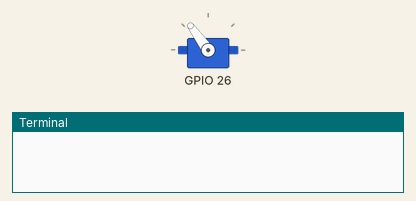
Simulated run of this program. Board: Raspberry Pi (BCM pin numbers). Shown: servo, the last lines printed to the terminal. Servo angles are drawn from the pulse width (0.5 ms = 0°, 2.5 ms = 180°). At 4.0 s the program stops and its outputs stay as they are.

Above: at 0.1 s.
At 3.1 s:
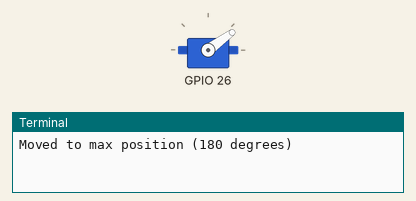
Timing chart, 0 to 4.6 s (numbered marks = the images above):
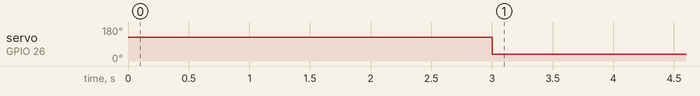

Measured:
- by itself, servo on GPIO 26: 126° → 36° at 3.0 s

The program:

motor.py
```python
import RPi.GPIO as GPIO
import time

class ServoMotor:
    def __init__(self, pwm_pin):
        self.pwm_pin = pwm_pin

        GPIO.setmode(GPIO.BCM)
        GPIO.setup(self.pwm_pin, GPIO.OUT)

        self.pwm = GPIO.PWM(self.pwm_pin, 50)  # 50 Hz (20 ms PWM period)
        self.pwm.start(0)  # Initialization

    def set_angle(self, angle):
        duty_cycle = self.angle_to_duty_cycle(angle)
        self.pwm.ChangeDutyCycle(duty_cycle)
        time.sleep(1)  # Allow time for servo to move

    @staticmethod
    def angle_to_duty_cycle(angle):
        return 2 + (angle / 18)

    def move_to_max(self):
        self.set_angle(135)
        print("Moved to max position (180 degrees)")

    def move_to_min(self):
        self.set_angle(45)
        print("Moved to min position (0 degrees)")

    def cleanup(self):
        self.pwm.stop()
        GPIO.cleanup()

if __name__ == "__main__":
    SERVO_PIN = 26

    motor = ServoMotor(SERVO_PIN)

    try:
        motor.move_to_max()
        time.sleep(2)
        motor.move_to_min()
    except KeyboardInterrupt:
        pass
    finally:
        motor.cleanup()
```
